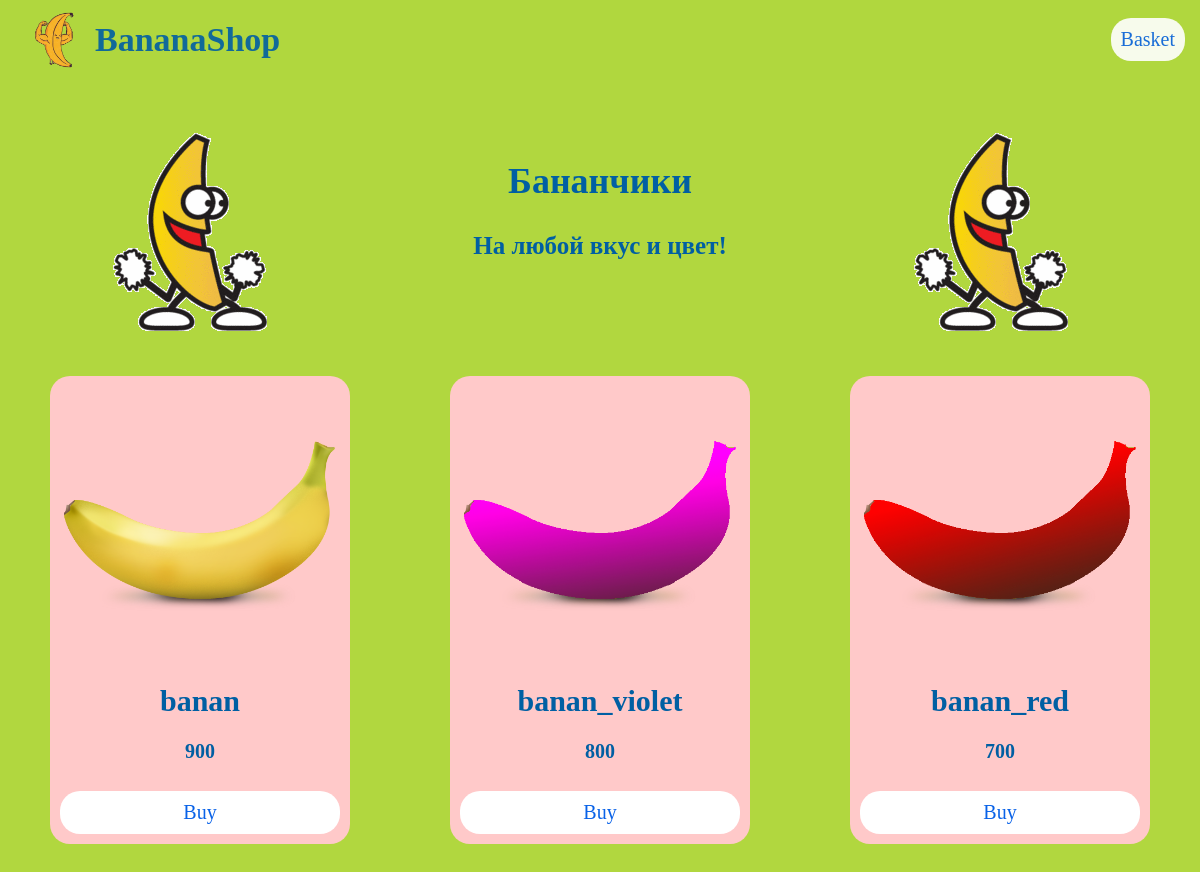
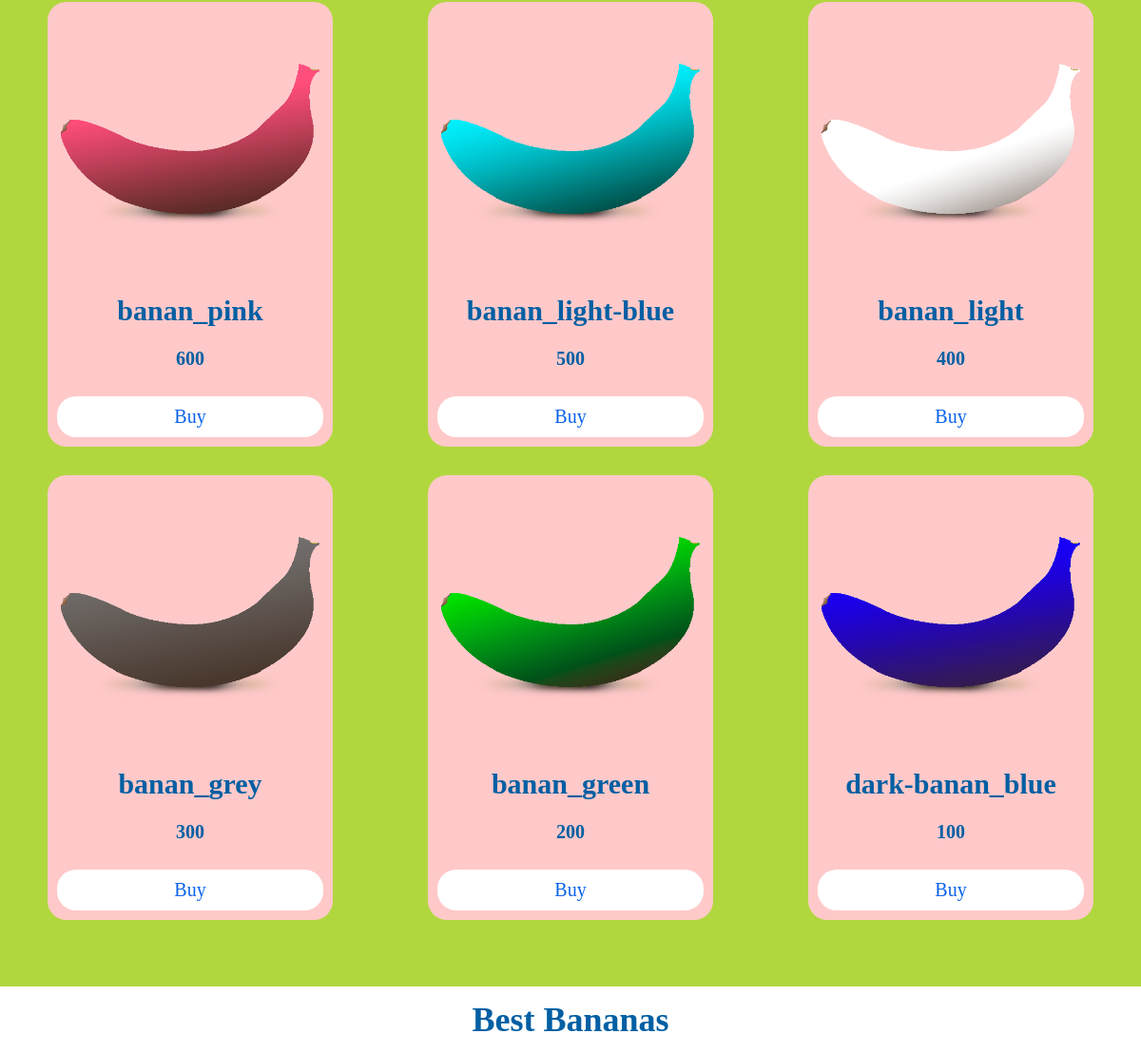
The page / on the database its author committed (2 pictures, top to bottom).
### tables this page shows
CREATE TABLE `products` (
  `id` int(255) NOT NULL,
  `name` varchar(255) NOT NULL,
  `price` decimal(10,0) NOT NULL,
  `preview` varchar(255) NOT NULL
);

### application/core/view.php (called while the page is built, shortened)
<?php
class View
{
	function generate($content_view, $template_view, $data = null)
	{
		include 'application/views/'.$template_view;
	}
}
?>

### application/controllers/ControllerMain.php (called while the page is built)
<?php
class ControllerMain extends Controller
{
    function __construct()
    {
        $this->model = new ModelMain();
        $this->view = new View();
    }
	function index()
	{
        $data = $this->model->getData();
		$this->view->generate('main_view.php', 'template_view.php', $data);
	}
}
?>

### application/bootstrap.php (called while the page is built, shortened)
<?php
require_once 'core/model.php';
require_once 'core/view.php';
require_once 'core/route.php';
Route::start();
?>

### index.php (called while the page is built, shortened)
<?php
require_once 'application/bootstrap.php';
?>

### application/core/model.php (called while the page is built, shortened)
<?php
require_once './config/connect.php';
class Model
{
    public function __construct()
    {
        global $connect;
        $this->connect = $connect;
    }
}

### application/models/ModelMain.php (called while the page is built)
<?php
class ModelMain extends Model
{
    public function getData()
    {
        $bananas = mysqli_query($this->connect, "SELECT * FROM `products` ORDER BY id DESC LIMIT 9");
        $bananas = mysqli_fetch_all($bananas, MYSQLI_ASSOC);
        $data['bananas'] = $bananas;
        return $data;
    }
}
?>

### application/views/main_view.php (the view, shortened to what this page needs)
<div class="show">
    <div class="show_dance"><img src="img/dance.gif" alt="gif"></div>
    <div class="show_about">
        <h1 class="show_title">Бананчики</h1>
        <p class="show_text">На любой вкус и цвет!</p>
    </div>
    <div class="show_dance"><img src="img/dance.gif" alt="gif"></div>
</div>
<div class="shop">
    <? foreach ($bananas as $banana) { ?>
    <div class="shop_cart">
        <img src="<?=$banana['preview']?>" alt="" class="shop_img">
        <div class="shop_product">
            <p class="shop_name"><?=$banana['name']?></p>
            <p class="shop_price"><?=$banana['price']?></p>
            <button data-product-id="<?=$banana['id']?>" class="shop_button">Buy</button>
        </div>
    </div>
    <? } ?>
</div>
</div>

### application/core/route.php (shortened to what this page needs)
<?php
class Route
{
	static function start()
	{
		$action_name = 'index';
		$controller = new $controller_name;
		$action = $action_name;
		if(method_exists($controller, $action))
		{
			$controller->$action();
		}
	}
}
?>

### application/views/template_view.php (shortened to what this page needs)
<!DOCTYPE html>
<html lang="en">
<head>
    <link rel="stylesheet" href="css/style.css">
</head>
<body>
<div class="wrapper">
    <header class="header">
        <div class="container">
            <div class="header_cap">
                <div class="header__brand">
                    <a href="/main" class="header__name"><img src="img/logo.png" alt="logo" class="header__logo">BananaShop</a>
                </div>
                <a href="/basket" class="header_link"><button class="header_button">Basket</button></a>
            </div>
        </div>
    </header>
    <main class="main">
        <div class="container">
            <?php include 'application/views/'.$content_view; ?>
        </div>
<footer class="footer">
    <div class="container">
        <h3 class="footer__text">Best Bananas</h3>
    </div>
</footer>
</body>
</html>

### css/style.css (style rules this page uses)
* { padding: 0; margin: 0; border: 0; }
*, *:before, *:after { box-sizing: border-box; }
nav, footer, header, aside { display: block; }
html, body { height: 100%; width: 100%; font-size: 100%; line-height: 1; font-size: 14px; -ms-text-size-adjust: 100%; -moz-text-size-adjust: 100%; -webkit-text-size-adjust: 100%; }
input, button, textarea { font-family: inherit; }
button { cursor: pointer; }
a, a:visited { text-decoration: none; }
img { vertical-align: top; }
h1, h2, h3, h4, h5, h6 { font-size: inherit; font-weight: inherit; }
a { color: #000; }
.header { position: fixed; z-index: 2000; background-color: none; top: 0px; width: 100%; background-color: rgb(177, 215, 63); opacity: 90%; }
.header_cap { display: flex; justify-content: space-between; align-items: center; }
.header__name { display: flex; align-items: center; font-style: normal; font-weight: 900; font-size: 34px; line-height: 50px; color: #005FA3; }
.header__logo { width: 80px; height: auto; }
.header_button { background: #FFF; color: #0962E8; font-size: 20px; border-radius: 20px; padding: 10px; }
.show { display: flex; flex-direction: row; justify-content: space-around; align-items: center; gap: 30px; }
.show_about { display: flex; flex-direction: column; justify-content: space-around; align-items: center; gap: 15px; }
.show_title { font-style: normal; font-weight: 900; font-size: 36px; line-height: 50px; color: #005FA3; }
.show_text { text-align: center; font-style: normal; font-weight: 900; font-size: 25px; line-height: 50px; color: #005FA3; }
.shop { margin: 40px 0 60px 0; display: flex; flex-direction: row; justify-content: space-around; align-items: center; flex-wrap: wrap; gap: 30px; }
.shop_cart { width: 300px; display: flex; flex-direction: column; justify-content: space-around; align-items: center; gap: 25px; background: #ffc9c9; border-radius: 20px; padding: 10px; }
.shop_product { display: flex; flex-direction: column; justify-content: space-around; align-items: center; gap: 15px; width: 100%; }
.shop_name { font-style: normal; font-weight: 900; font-size: 30px; line-height: 20px; color: #005FA3; }
.shop_price { font-style: normal; font-weight: 900; font-size: 20px; line-height: 50px; color: #005FA3; }
.shop_button { width: 100%; background: #FFF; color: #0962E8; font-size: 20px; border-radius: 20px; padding: 10px; }
.footer { background-color: #fff; display: flex; }
.footer__text { font-style: normal; font-weight: 900; font-size: 36px; line-height: 50px; color: #005FA3; }
html { scroll-behavior: smooth; }
body { background-color: rgb(177, 215, 63); }
.wrapper { overflow: hidden; display: flex; flex-direction: column; min-height: 100%; }
main { padding-top: 80px; flex: 1 1 auto; }
img { max-width: 100%; }
.container { max-width: 1430px; margin: 0 auto; overflow-x: hidden; min-height: 100%; padding: 10px 15px; }
button { transition: 0.2s; }

### rows shown on the page
products: preview (picture), name "banan", price "900"
products: preview (picture), name "banan_violet", price "800"
products: preview (picture), name "banan_red", price "700"
products: preview (picture), name "banan_pink", price "600"
products: preview (picture), name "banan_light-blue", price "500"
products: preview (picture), name "banan_light", price "400"
products: preview (picture), name "banan_grey", price "300"
products: preview (picture), name "banan_green", price "200"
products: preview (picture), name "dark-banan_blue", price "100"
